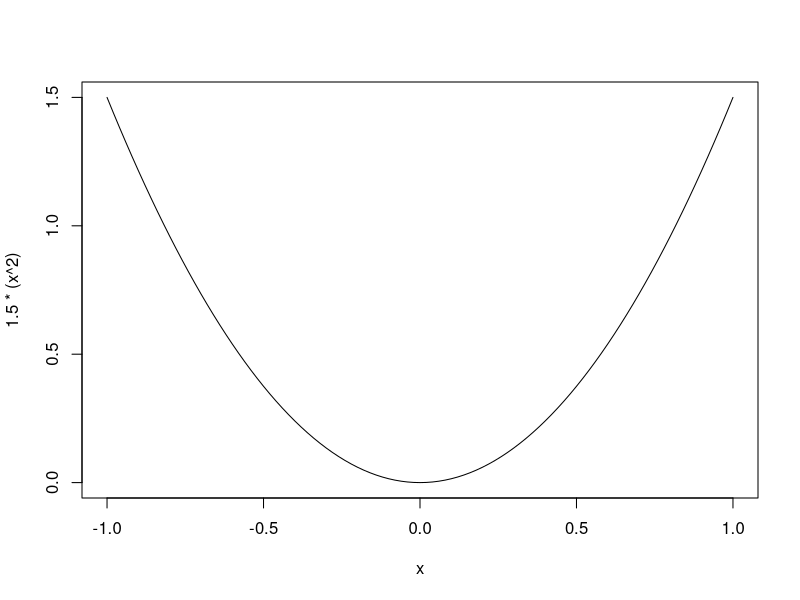
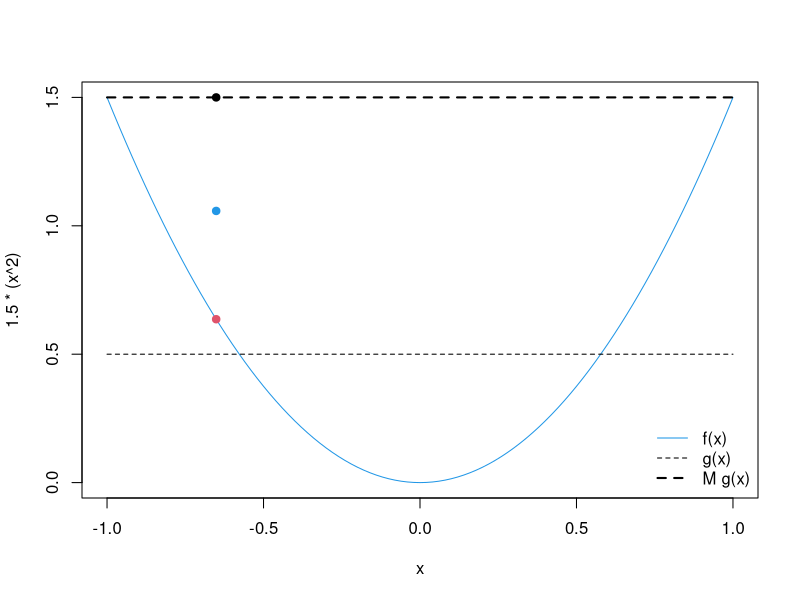
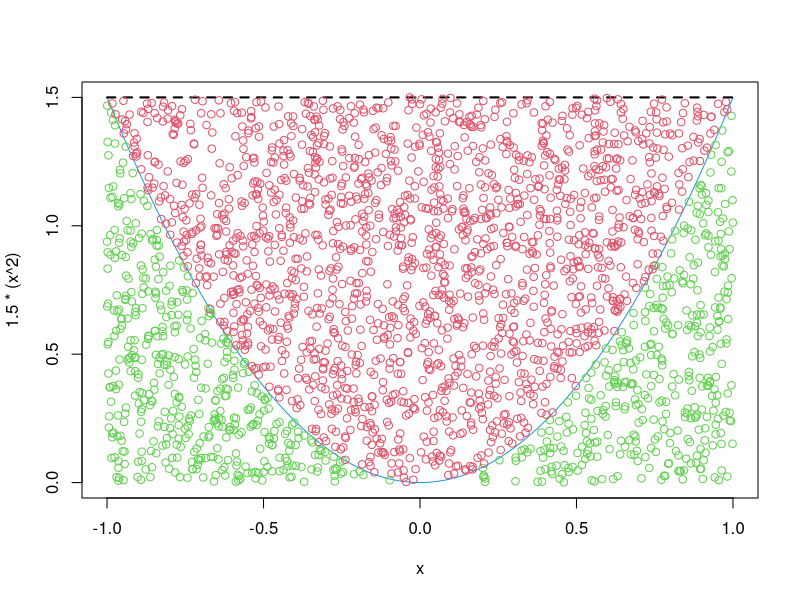

These figures' R source, in order:
## ---- chunk 1
#-----------------------------------------------------------------------
# Seja X uma v.a. com f(x) = 1.5 * x^2, -1 < x < 1. Simular valores
# desta.

# Gráfico da f.d.p da v.a. X, f(x).
curve(1.5 * (x ^ 2), -1, 1)

# Tem integral 1?
integrate(function(x) 1.5 * (x^2), lower = -1, upper = 1)

#-----------------------------------------------------------------------
# Considere como g() a densidade de uma uniforme entre -1 e 1. Então se
# a base é 2, o altura deve ser 0.5 para ter produto 1, assim g(y) =
# 0.5, -1 < y < 1. Qual deve ser um valor de M para garantir que f(x) <=
# (M g(x)) para todo x dentro do [-1, 1]? O valor de M tem que ser 3,
# pois 3 * 0.5 <= sup_{x} f(x) = 1.5.

curve(1.5 * (x^2), -1, 1, col = 4)
curve(0.5 + 0 * x, add = TRUE, lty = 2)
curve(3 * 0.5 + 0 * x, add = TRUE, lty = 2, lwd = 2)
legend("bottomright",
       legend = c("f(x)", "g(x)", "M g(x)"),
       lty = c(1, 2, 2),
       col = c(4, 1, 1),
       lwd = c(1, 1, 2),
       bty = "n")

# Criando os elementos necessários.
f <- function(x) 1.5 * x^2
g <- function(x) 0.5 + 0 * x
M <- 3
x <- NULL

# 1. Gerar y cuja densidade é g()
y <- runif(n = 1, -1, 1)
y

# 2. Gerar u de uma uniforme padrão.
u <- runif(n = 1)
u

# 3. Comparar e decidir.
r <- f(y)/(M * g(y))
r

if (u < r) {
    x <- y
    print("u < r então valor aceito.")
} else {
    print("u >= r então valor descartado.")
}

points(y, f(y), pch = 19, col = 2)
points(y, M * g(y), pch = 19, col = 1)
points(y, u * M * g(y), pch = 19, col = 4)


## Simula de uma unica vez, com um valor fixo de simulações
Nsim <- 2500
y <- runif(Nsim, -1, 1)
u <- runif(Nsim)
r <- f(y)/(M * g(y))
x <- y[u < r]
ua <- u[u < r]
ur <- u[u >= r]

curve(1.5 * (x^2), -1, 1, col = 4)
curve(3 * 0.5 + 0 * x, add = TRUE, lty = 2, lwd = 2)
points(x, ua * M * g(x), col = 3)
points(y[u >= r], ur * M * g(x), col = 2)

## Quantos foram aceitados
length(x)/length(y)
## Taxa (teorica) de aceitacao é
1/M
## Quantos foram rejeitados
length(ur)/length(u)

## Agora, simula um numero fixo de valores
N <- 10L
n <- 0L
l <- 1L

y <- runif(Nsim, -1, 1)
u <- runif(Nsim)
r <- f(y)/(M * g(y))
x <- y[u < r]
ua <- u[u < r]
ur <- u[u >= r]

x <- numeric(N)

while(n < N) {
    y <- runif(1, -1, 1)
    u <- runif(1)
    r <- f(y)/(M * g(y))
    if(u < r) {
        x[n] <- y
        n <- n + 1L
    } else {
        l <- l + 1L
    }
}

x

